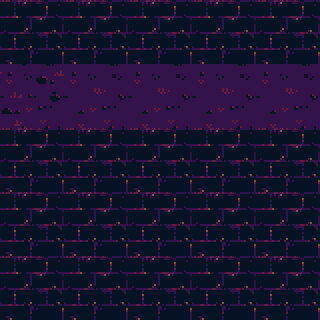

The image is a tile-based game level rendered from a .tmx file. Its description and complete source (layers, tilesets, objects, tile grids) follow:
An orthogonal 5x5 tile map with 64x64 px tiles, 1 tile layer (Tile Layer 1), 2 tilesets.

<map version="1.0" orientation="orthogonal" renderorder="right-down" width="5" height="5" tilewidth="64" tileheight="64" nextobjectid="1">
 <tileset firstgid="1" name="t2" tilewidth="64" tileheight="64" tilecount="3">
  <image source="t2.png" width="192" height="64" />
  <tile id="0">
   <properties>
    <property name="blocked" value="true" />
   </properties>
  </tile>
  <tile id="1">
   <properties>
    <property name="blocked" value="false" />
   </properties>
  </tile>
  <tile id="2">
   <properties>
    <property name="blocked" value="false" />
   </properties>
  </tile>
 </tileset>
 <tileset firstgid="4" name="asdasdas" tilewidth="64" tileheight="64" tilecount="3">
  <image source="t2.png" width="192" height="64" />
 </tileset>
 <layer name="Tile Layer 1" width="5" height="5">
  <data encoding="csv">
1,1,1,1,1,
3,2,2,2,2,
4,4,4,4,4,
4,4,4,4,4,
4,4,4,4,4
</data>
 </layer>
</map>
